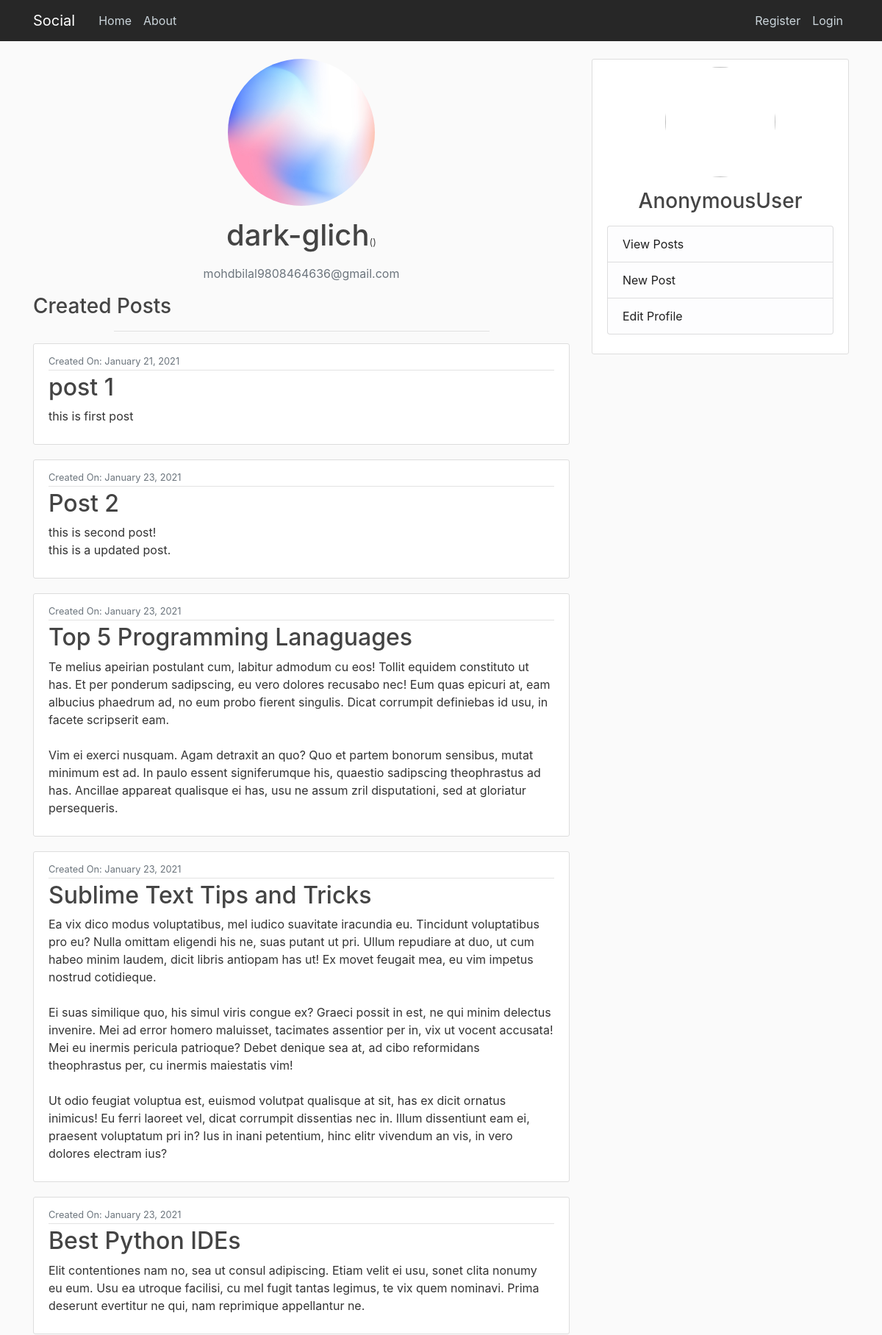
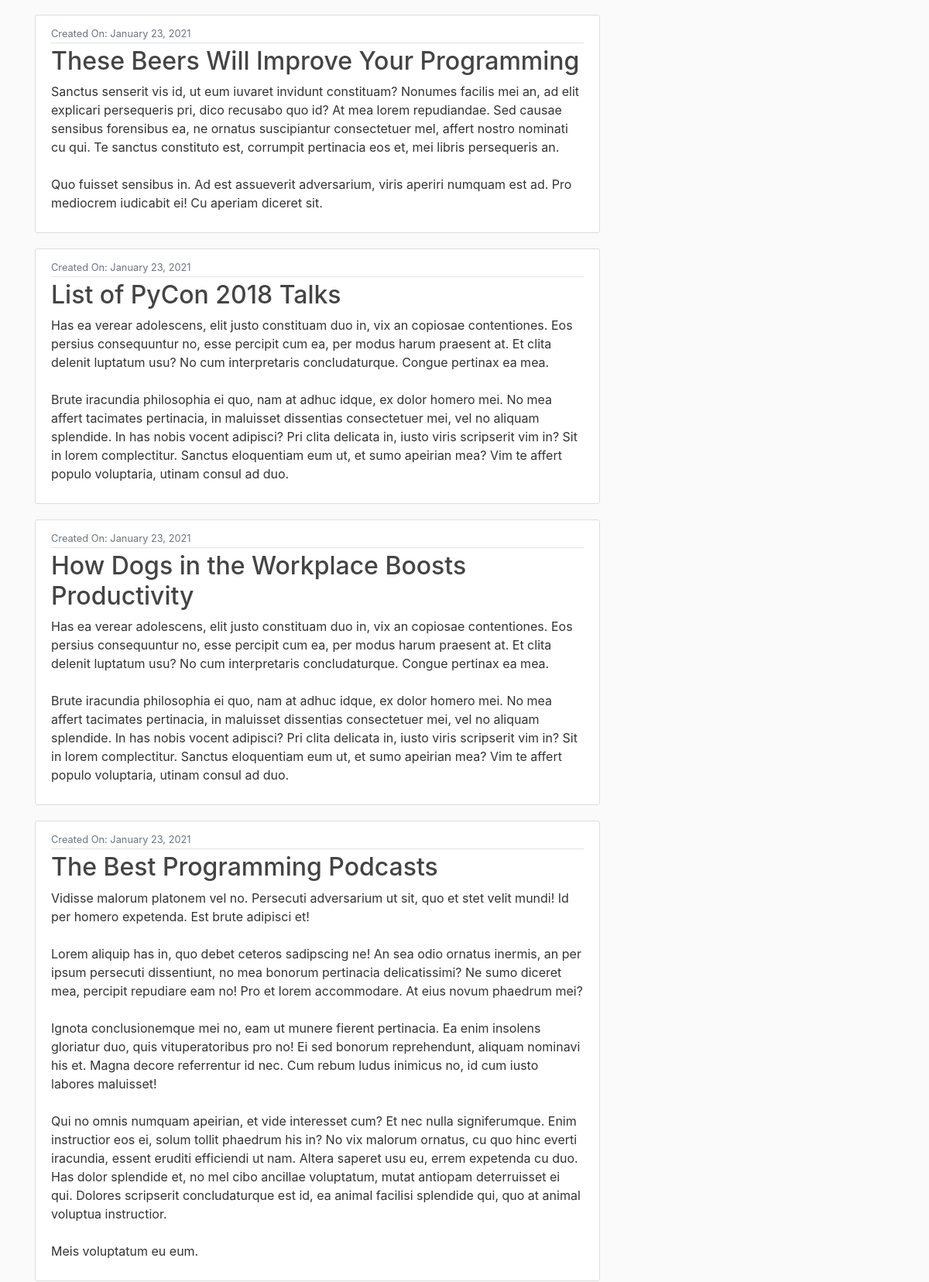
Screenshot of /user/dark-glich (upper part) with the database file from the repository (2 pictures, top to bottom).
### users/models.py (models this page shows, shortened)
class profile(models.Model):
    user = models.OneToOneField(User, on_delete=models.CASCADE)
    image = models.ImageField(default='default.png', upload_to='profile_pics')

### main/models.py (models this page shows, shortened)
class Post(models.Model):
    title = models.CharField(max_length=200)
    content = models.TextField()
    date = models.DateTimeField(default=timezone.now)
    author = models.ForeignKey(User, on_delete=models.CASCADE)

### main/views.py (the view)
# urls.py: path('user/<str:username>', UserPostListView, name='user-posts'),
def UserPostListView(request, username):
    user = get_object_or_404(User, username=username)
    posts = Post.objects.filter(author=user)
    if request.user == user:
        username = None
    else:
        username = user
    context = {'posts':posts, 'username':username}
    return render(request, 'main/user_post.html', context)

### main/templates/main/user_post.html
{%extends "main/base.html"%}
{%block content%}
{%if username != None %}
<img class="rounded-circle account-img" src="{{ username.profile.image.url }}" style="height: 200px; width: 200px; display: block; margin-left: auto; margin-right: auto;">
<div style="text-align: center;"><h1 class="mb-3">{{ username }}<small style="font-size: small;">({{ page_obj.paginator.count }})</small></h1></div>
<p class="text-secondary" style="text-align: center;">{{ username.email }}</p>
<h3>Created Posts</h3>
{%else%}
<h1 style="text-align:center;">Posts</h1>
{%endif%}
<hr style="width: 70%;">
{% for post in posts %}
<article class="media content-section">
  <div class="media-body">
    <div class="article-metadata">
      <small class="text-muted">Created On: {{ post.date|date:"F d, Y" }}</small>
    </div>
    <h2><a class="article-title" href="{% url 'detail' post.id %}">{{ post.title }}</a></h2>
    <p class="article-content">{{ post.content }}</p>
  </div>
</article>
{% endfor %}
{%endblock%}

### main/static/main/style.css (style rules this page uses)
body { background: #fafafa; color: #333333; margin-top: 5rem; }
h1, h2, h3, h4, h5, h6 { color: #444444; }
.content-section { background: #ffffff; padding: 10px 20px; border: 1px solid #dddddd; border-radius: 3px; margin-bottom: 20px; }
.article-title { color: #444444; }
.article-content { white-space: pre-line; }
.article-metadata { padding-bottom: 1px; margin-bottom: 4px; border-bottom: 1px solid #e3e3e3 }
.account-img { height: 125px; width: 125px; margin-right: 20px; margin-bottom: 16px; }

### rows the page displays
Post: date "January 21, 2021", title "post 1", content "this is first post"
Post: date "January 23, 2021", title "Post 2", content "this is second post! this is a updated post."
Post: date "January 23, 2021", title "Top 5 Programming Lanaguages", content "Te melius apeirian postulant cum, labitur admodum cu eos! Tollit equidem constituto ut has. Et per ponderum sadipscing, eu vero dolores recusabo nec! Eum quas epicuri at, eam albucius phaedrum ad, no eum probo fierent singulis. Dicat corrumpit definiebas id usu, in facete scripserit eam. Vim ei exerci nusquam. Agam detraxit an quo? Quo et partem bonorum sensibus, mutat minimum est ad. In paulo essent signiferumque his, quaestio sadipscing theophrastus ad has. Ancillae appareat qualisque ei has, usu ne assum zril disputationi, sed at gloriatur persequeris."
Post: date "January 23, 2021", title "Sublime Text Tips and Tricks", content "Ea vix dico modus voluptatibus, mel iudico suavitate iracundia eu. Tincidunt voluptatibus pro eu? Nulla omittam eligendi his ne, suas putant ut pri. Ullum repudiare at duo, ut cum habeo minim laudem, dicit libris antiopam has ut! Ex movet feugait mea, eu vim impetus nostrud cotidieque. Ei suas similique quo, his simul viris congue ex? Graeci possit in est, ne qui minim delectus invenire. Mei ad error homero maluisset, tacimates assentior per in, vix ut vocent accusata! Mei eu inermis pericula patrioque? Debet denique sea at, ad cibo reformidans theophrastus per, cu inermis maiestatis vim! Ut odio feugiat voluptua est, euismod volutpat qualisque at sit, has ex dicit ornatus inimicus! Eu…"
Post: date "January 23, 2021", title "Best Python IDEs", content "Elit contentiones nam no, sea ut consul adipiscing. Etiam velit ei usu, sonet clita nonumy eu eum. Usu ea utroque facilisi, cu mel fugit tantas legimus, te vix quem nominavi. Prima deserunt evertitur ne qui, nam reprimique appellantur ne."
Post: date "January 23, 2021", title "These Beers Will Improve Your Programming", content "Sanctus senserit vis id, ut eum iuvaret invidunt constituam? Nonumes facilis mei an, ad elit explicari persequeris pri, dico recusabo quo id? At mea lorem repudiandae. Sed causae sensibus forensibus ea, ne ornatus suscipiantur consectetuer mel, affert nostro nominati cu qui. Te sanctus constituto est, corrumpit pertinacia eos et, mei libris persequeris an. Quo fuisset sensibus in. Ad est assueverit adversarium, viris aperiri numquam est ad. Pro mediocrem iudicabit ei! Cu aperiam diceret sit."
Post: date "January 23, 2021", title "List of PyCon 2018 Talks", content "Has ea verear adolescens, elit justo constituam duo in, vix an copiosae contentiones. Eos persius consequuntur no, esse percipit cum ea, per modus harum praesent at. Et clita delenit luptatum usu? No cum interpretaris concludaturque. Congue pertinax ea mea. Brute iracundia philosophia ei quo, nam at adhuc idque, ex dolor homero mei. No mea affert tacimates pertinacia, in maluisset dissentias consectetuer mei, vel no aliquam splendide. In has nobis vocent adipisci? Pri clita delicata in, iusto viris scripserit vim in? Sit in lorem complectitur. Sanctus eloquentiam eum ut, et sumo apeirian mea? Vim te affert populo voluptaria, utinam consul ad duo."
Post: date "January 23, 2021", title "How Dogs in the Workplace Boosts Productivity", content "Has ea verear adolescens, elit justo constituam duo in, vix an copiosae contentiones. Eos persius consequuntur no, esse percipit cum ea, per modus harum praesent at. Et clita delenit luptatum usu? No cum interpretaris concludaturque. Congue pertinax ea mea. Brute iracundia philosophia ei quo, nam at adhuc idque, ex dolor homero mei. No mea affert tacimates pertinacia, in maluisset dissentias consectetuer mei, vel no aliquam splendide. In has nobis vocent adipisci? Pri clita delicata in, iusto viris scripserit vim in? Sit in lorem complectitur. Sanctus eloquentiam eum ut, et sumo apeirian mea? Vim te affert populo voluptaria, utinam consul ad duo."
Post: date "January 23, 2021", title "The Best Programming Podcasts", content "Vidisse malorum platonem vel no. Persecuti adversarium ut sit, quo et stet velit mundi! Id per homero expetenda. Est brute adipisci et! Lorem aliquip has in, quo debet ceteros sadipscing ne! An sea odio ornatus inermis, an per ipsum persecuti dissentiunt, no mea bonorum pertinacia delicatissimi? Ne sumo diceret mea, percipit repudiare eam no! Pro et lorem accommodare. At eius novum phaedrum mei? Ignota conclusionemque mei no, eam ut munere fierent pertinacia. Ea enim insolens gloriatur duo, quis vituperatoribus pro no! Ei sed bonorum reprehendunt, aliquam nominavi his et. Magna decore referrentur id nec. Cum rebum ludus inimicus no, id cum iusto labores maluisset! Qui no omnis numquam…"

### other values shown
{{ username }} "dark-glich"
{{ username.email }} "mohdbilal9808464636@gmail.com"
{{ user }} "AnonymousUser"
